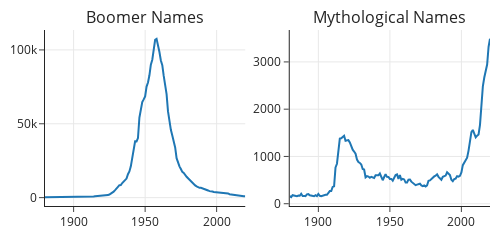

The notebook cell this image was saved under:
### Markdown cell above
Now, we can plot the popularity of individual categories:

### Code cell
boomers = px.line(cate_counts.query('category == "boomer"'),
                  x='Year', y='count')
myths = px.line(cate_counts.query('category == "mythology"'),
                x='Year', y='count')

fig = left_right(boomers, myths, width=500, height=200,
                 subplot_titles=['Boomer Names', 'Mythological Names'])
margin(fig, t=30)
fig

### Figure 1 — Plotly figure (JSON) as saved in the notebook; plotly's stock layout.template omitted (floating-point values rounded to 4 significant figures; data arrays with more than 128 entries replaced by an {"elided": "..."} marker saying what was removed)
{"data": [{"hovertemplate": "Year=%{x}<br>count=%{y}<extra></extra>", "legendgroup": "", "line": {"color": "#1F77B4", "dash": "solid"}, "marker": {"symbol": "circle"}, "mode": "lines", "name": "", "orientation": "v", "showlegend": false, "type": "scatter", "x": {"elided": "141 int values"}, "xaxis": "x", "y": {"elided": "141 int values"}, "yaxis": "y"}, {"hovertemplate": "Year=%{x}<br>count=%{y}<extra></extra>", "legendgroup": "", "line": {"color": "#1F77B4", "dash": "solid"}, "marker": {"symbol": "circle"}, "mode": "lines", "name": "", "orientation": "v", "showlegend": false, "type": "scatter", "x": {"elided": "141 int values"}, "xaxis": "x2", "y": {"elided": "141 int values"}, "yaxis": "y2"}], "layout": {"annotations": [{"font": {"size": 16}, "showarrow": false, "text": "Boomer Names", "x": 0.225, "xanchor": "center", "xref": "paper", "y": 1, "yanchor": "bottom", "yref": "paper"}, {"font": {"size": 16}, "showarrow": false, "text": "Mythological Names", "x": 0.775, "xanchor": "center", "xref": "paper", "y": 1, "yanchor": "bottom", "yref": "paper"}], "height": 200, "margin": {"t": 30}, "width": 500, "xaxis": {"anchor": "y", "autorange": true, "domain": [0, 0.45], "range": [1880, 2020], "type": "linear"}, "xaxis2": {"anchor": "y2", "autorange": true, "domain": [0.55, 1], "range": [1880, 2020], "type": "linear"}, "yaxis": {"anchor": "x", "autorange": true, "domain": [0, 1], "range": [-5665.0, 113500.0], "type": "linear"}, "yaxis2": {"anchor": "x2", "autorange": true, "domain": [0, 1], "range": [-48.17, 3675.0], "type": "linear"}}}
